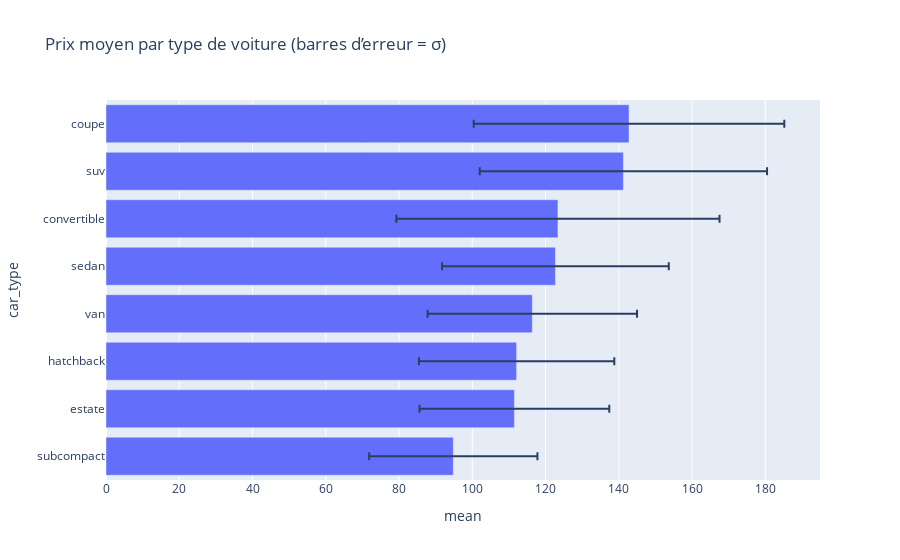

Notebook cell for this chart:
### Markdown cell above
<div style="font-size:0.85em; line-height:1.45">
Lecture du tableau summary['fuel'] (moyenne / médiane / écart-type par carburant)

- diesel : ~121,5 €/j (proche de la moyenne globale), dispersion modérée.
- petrol : ~110 €/j, ≈ 9 % moins cher que la moyenne globale.
- hybrid_petrol & electro : moyennes élevées mais effectifs très faibles (8 et 3) → interprétation à prendre avec précaution.

Dans le tableau filtré tab_fuel (MIN_COUNT = 20) :
- diesel : uplift ≈ +0,3 % vs moyenne globale (quasi neutre).
- petrol : uplift ≈ −9,2 %, confirmant un prix moyen significativement plus bas.

</div>

### Code cell
# Bar plot of mean price per car type with error bars (std dev)
tab = (summary['car_type']
       .query('count >= @MIN_COUNT')
       .reset_index())

fig = px.bar(
    tab, x='mean', y='car_type', orientation='h',
    error_x='std',  # error bars represent standard deviation
    title="Prix moyen par type de voiture (barres d’erreur = σ)"
)
fig.update_layout(yaxis={'categoryorder':'total ascending'})
fig.show()

### Figure 1 — Plotly figure (JSON) as saved in the notebook; plotly's stock layout.template omitted (floating-point values rounded to 4 significant figures)
{"data": [{"alignmentgroup": "True", "error_x": {"array": [42.39, 39.22, 44.11, 30.95, 28.59, 26.67, 25.9, 22.97]}, "hovertemplate": "mean=%{x}<br>car_type=%{y}<extra></extra>", "legendgroup": "", "marker": {"color": "#636efa", "pattern": {"shape": ""}}, "name": "", "offsetgroup": "", "orientation": "h", "showlegend": false, "textposition": "auto", "type": "bar", "x": [142.8, 141.3, 123.4, 122.7, 116.4, 112.1, 111.5, 94.82], "xaxis": "x", "y": ["coupe", "suv", "convertible", "sedan", "van", "hatchback", "estate", "subcompact"], "yaxis": "y"}], "layout": {"barmode": "relative", "legend": {"tracegroupgap": 0}, "title": {"text": "Prix moyen par type de voiture (barres d’erreur = σ)"}, "xaxis": {"anchor": "y", "domain": [0, 1], "title": {"text": "mean"}}, "yaxis": {"anchor": "x", "categoryorder": "total ascending", "domain": [0, 1], "title": {"text": "car_type"}}}}
